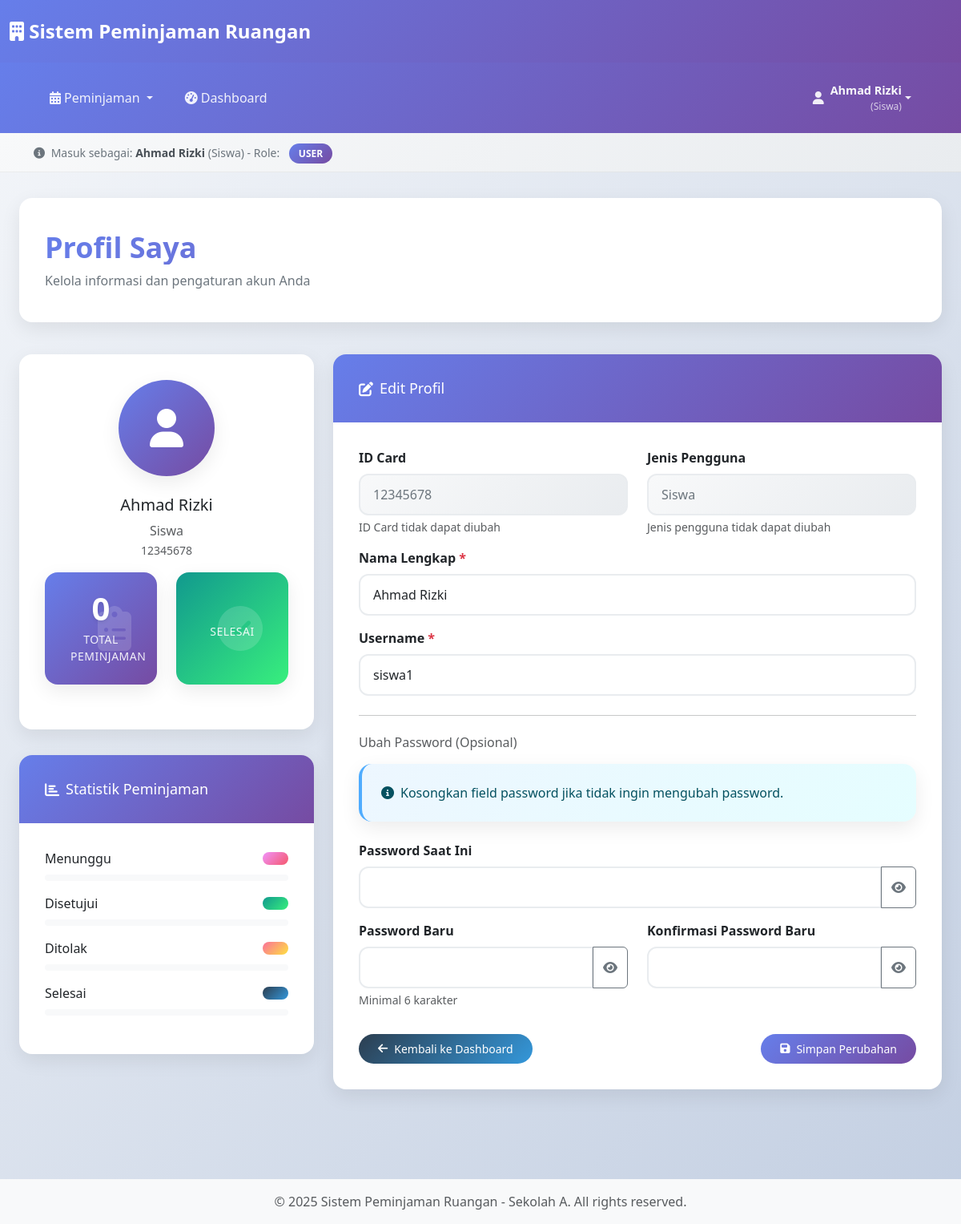
The app's page /user/profile.php (signed in) with its own data.
### tables this page shows
CREATE TABLE IF NOT EXISTS users (
    user_id INT PRIMARY KEY,
    id_card VARCHAR(50),
    username VARCHAR(50),
    password VARCHAR(100),
    role VARCHAR(20),
    jenis_pengguna VARCHAR(50),
    nama_lengkap VARCHAR(100),
    created_at DATETIME
);

### user/profile.php (the view, shortened to what this page needs)
<?php
require_once '../config/database.php';
$user_id = $_SESSION['user_id'];
$stmt = $pdo->prepare("SELECT * FROM users WHERE user_id = ?");
$stmt->execute([$user_id]);
$user = $stmt->fetch();
$stmt = $pdo->prepare("
    SELECT
        COUNT(*) as total,
        SUM(CASE WHEN status = 'menunggu' THEN 1 ELSE 0 END) as menunggu,
        SUM(CASE WHEN status = 'disetujui' THEN 1 ELSE 0 END) as disetujui,
        SUM(CASE WHEN status = 'ditolak' THEN 1 ELSE 0 END) as ditolak,
        SUM(CASE WHEN status = 'selesai' THEN 1 ELSE 0 END) as selesai
    FROM peminjaman_ruangan
    WHERE user_id = ?
");
$stmt->execute([$user_id]);
$stats = $stmt->fetch();
include '../includes/header.php';
include '../includes/navbar.php';
?>
<div class="main-content">
    <div class="dashboard-header fade-in-up">
        <h1 class="dashboard-title">Profil Saya</h1>
        <p class="dashboard-subtitle">Kelola informasi dan pengaturan akun Anda</p>
    </div>
    <div class="row">
        <div class="col-lg-4">
            <div class="content-card fade-in-up animate-delay-1">
                <div class="card-body text-center">
                    <div class="profile-avatar">
                        <i class="fas fa-user"></i>
                    </div>
                    <h5 class="mb-2"><?= htmlspecialchars($user['nama_lengkap']) ?></h5>
                    <p class="text-muted mb-3">
                        <?= htmlspecialchars($user['jenis_pengguna']) ?><br>
                        <small><?= htmlspecialchars($user['id_card']) ?></small>
                    </p>
                    <div class="row text-center">
                        <div class="col-6">
                            <div class="stats-card stats-card-primary">
                                <div class="stats-card-body">
                                    <h4 class="stats-number"><?= $stats['total'] ?></h4>
                                    <p class="stats-label">Total Peminjaman</p>
                                </div>
                                <i class="fas fa-clipboard-list stats-icon"></i>
                            </div>
                        </div>
                        <div class="col-6">
                            <div class="stats-card stats-card-success">
                                <div class="stats-card-body">
                                    <p class="stats-label">Selesai</p>
                                </div>
                                <i class="fas fa-check-circle stats-icon"></i>
                            </div>
                        </div>
                    </div>
                </div>
            </div>
            <div class="content-card fade-in-up animate-delay-2">
                <div class="card-header-modern">
                    <h6><i class="fas fa-chart-bar"></i> Statistik Peminjaman</h6>
                </div>
                <div class="card-body">
                    <div class="mb-3">
                        <div class="d-flex justify-content-between align-items-center mb-1">
                            <span>Menunggu</span>
                            <span class="badge-modern badge-warning"><?= $stats['menunggu'] ?></span>
                        </div>
                        <div class="progress-modern">
                        </div>
                    </div>
                    <div class="mb-3">
                        <div class="d-flex justify-content-between align-items-center mb-1">
                            <span>Disetujui</span>
                            <span class="badge-modern badge-success"><?= $stats['disetujui'] ?></span>
                        </div>
                        <div class="progress-modern">
                        </div>
                    </div>
                    <div class="mb-3">
                        <div class="d-flex justify-content-between align-items-center mb-1">
                            <span>Ditolak</span>
                            <span class="badge-modern badge-danger"><?= $stats['ditolak'] ?></span>
                        </div>
                        <div class="progress-modern">
                        </div>
                    </div>
                    <div class="mb-3">
                        <div class="d-flex justify-content-between align-items-center mb-1">
                            <span>Selesai</span>
                            <span class="badge-modern badge-secondary"><?= $stats['selesai'] ?></span>
                        </div>
                        <div class="progress-modern">
                        </div>
                    </div>
                </div>
            </div>
        </div>
        <div class="col-lg-8">
            <div class="content-card fade-in-up animate-delay-3">
                <div class="card-header-modern">
                    <h5><i class="fas fa-edit"></i> Edit Profil</h5>
                </div>
                <div class="card-body">
                    <form method="POST">
                        <div class="row">
                            <div class="col-md-6">
                                <div class="mb-3">
                                    <label for="id_card" class="form-label fw-semibold">ID Card</label>
                                    <input type="text" class="form-control form-control-modern" id="id_card" value="<?= htmlspecialchars($user['id_card']) ?>" readonly>
                                    <div class="form-text">ID Card tidak dapat diubah</div>
                                </div>
                            </div>
                            <div class="col-md-6">
                                <div class="mb-3">
                                    <label for="jenis_pengguna" class="form-label fw-semibold">Jenis Pengguna</label>
                                    <input type="text" class="form-control form-control-modern" id="jenis_pengguna" value="<?= htmlspecialchars($user['jenis_pengguna']) ?>" readonly>
                                    <div class="form-text">Jenis pengguna tidak dapat diubah</div>
                                </div>
                            </div>
                        </div>
                        <div class="mb-3">
                            <label for="nama_lengkap" class="form-label fw-semibold">Nama Lengkap <span class="text-danger">*</span></label>
                            <input type="text" class="form-control form-control-modern" id="nama_lengkap" name="nama_lengkap"
                                   value="<?= htmlspecialchars($user['nama_lengkap']) ?>" required>
                        </div>
                        <div class="mb-3">
                            <label for="username" class="form-label fw-semibold">Username <span class="text-danger">*</span></label>
                            <input type="text" class="form-control form-control-modern" id="username" name="username"
                                   value="<?= htmlspecialchars($user['username']) ?>" required>
                        </div>
                        <hr class="my-4">
                        <h6 class="text-muted mb-3">Ubah Password (Opsional)</h6>
                        <div class="alert-modern alert-info-modern mb-4">
                            <i class="fas fa-info-circle"></i>
                            <span>Kosongkan field password jika tidak ingin mengubah password.</span>
                        </div>
                        <div class="mb-3">
                            <label for="current_password" class="form-label fw-semibold">Password Saat Ini</label>
                            <div class="input-group">
                                <input type="password" class="form-control form-control-modern" id="current_password" name="current_password" style="border-top-right-radius: 0; border-bottom-right-radius: 0;">
                                <button class="btn btn-outline-secondary" type="button" onclick="togglePassword('current_password')" style="border-top-left-radius: 0; border-bottom-left-radius: 0;">
                                    <i class="fas fa-eye" id="current_password_icon"></i>
                                </button>
                            </div>
                        </div>
                        <div class="row">
                            <div class="col-md-6">
                                <div class="mb-3">
                                    <label for="new_password" class="form-label fw-semibold">Password Baru</label>
                                    <div class="input-group">
                                        <input type="password" class="form-control form-control-modern" id="new_password" name="new_password" style="border-top-right-radius: 0; border-bottom-right-radius: 0;">
                                        <button class="btn btn-outline-secondary" type="button" onclick="togglePassword('new_password')" style="border-top-left-radius: 0; border-bottom-left-radius: 0;">
                                            <i class="fas fa-eye" id="new_password_icon"></i>
                                        </button>
                                    </div>
                                    <div class="form-text">Minimal 6 karakter</div>
                                </div>
                            </div>
                            <div class="col-md-6">
                                <div class="mb-3">
                                    <label for="confirm_password" class="form-label fw-semibold">Konfirmasi Password Baru</label>
                                    <div class="input-group">
                                        <input type="password" class="form-control form-control-modern" id="confirm_password" name="confirm_password" style="border-top-right-radius: 0; border-bottom-right-radius: 0;">
                                        <button class="btn btn-outline-secondary" type="button" onclick="togglePassword('confirm_password')" style="border-top-left-radius: 0; border-bottom-left-radius: 0;">
                                            <i class="fas fa-eye" id="confirm_password_icon"></i>
                                        </button>
                                    </div>
                                </div>
                            </div>
                        </div>
                        <div class="d-flex justify-content-between pt-3">
                            <a href="index.php" class="btn btn-secondary-modern btn-modern">
                                <i class="fas fa-arrow-left"></i> Kembali ke Dashboard
                            </a>
                            <button type="submit" class="btn btn-primary-modern btn-modern">
                                <i class="fas fa-save"></i> Simpan Perubahan
                            </button>
                        </div>
                    </form>
                </div>
            </div>
        </div>
    </div>
</div>
<?php include '../includes/footer.php'; ?>

### includes/header.php (style rules this page uses)
:root { --primary-gradient: linear-gradient(135deg, #667eea 0%, #764ba2 100%); --success-gradient: linear-gradient(135deg, #11998e 0%, #38ef7d 100%); --warning-gradient: linear-gradient(135deg, #f093fb 0%, #f5576c 100%); --info-gradient: linear-gradient(135deg, #4facfe 0%, #00f2fe 100%); --danger-gradient: linear-gradient(135deg, #fa709a 0%, #fee140 100%); --dark-gradient: linear-gradient(135deg, #2c3e50 0%, #3498db 100%); --card-shadow: 0 10px 30px rgba(0,0,0,0.1); --card-hover-shadow: 0 20px 40px rgba(0,0,0,0.15); }
body { background: linear-gradient(135deg, #f5f7fa 0%, #c3cfe2 100%); min-height: 100vh; font-family: 'Segoe UI', Tahoma, Geneva, Verdana, sans-serif; }
.main-content { padding: 2rem; }
.dashboard-header { background: white; border-radius: 20px; padding: 2rem; margin-bottom: 2rem; box-shadow: var(--card-shadow); border: none; }
.dashboard-title { background: var(--primary-gradient); -webkit-background-clip: text; -webkit-text-fill-color: transparent; background-clip: text; font-weight: 700; font-size: 2.5rem; margin: 0; }
.content-card { border: none; border-radius: 20px; box-shadow: var(--card-shadow); overflow: hidden; background: white; transition: all 0.3s ease; margin-bottom: 2rem; }
.card-header-modern { background: linear-gradient(135deg, #667eea 0%, #764ba2 100%); color: white; border: none; padding: 1.5rem 2rem; font-weight: 600; }
.form-control-modern { border: 2px solid #e9ecef; border-radius: 10px; padding: 0.75rem 1rem; transition: all 0.3s ease; background: white; }
.badge-modern { padding: 0.5rem 1rem; border-radius: 50px; font-weight: 500; font-size: 0.75rem; display: inline-flex; align-items: center; gap: 0.25rem; }
.badge-success { background: var(--success-gradient); color: white; }
.badge-warning { background: var(--warning-gradient); color: white; }
.badge-danger { background: var(--danger-gradient); color: white; }
.btn-modern { border-radius: 50px; padding: 0.5rem 1rem; font-weight: 500; border: none; transition: all 0.3s ease; text-decoration: none; display: inline-flex; align-items: center; gap: 0.25rem; font-size: 0.875rem; }
.btn-primary-modern { background: var(--primary-gradient); color: white; }
.btn-secondary-modern { background: var(--dark-gradient); color: white; }
.alert-modern { border: none; border-radius: 15px; padding: 1rem 1.5rem; margin-bottom: 1.5rem; box-shadow: var(--card-shadow); color: white; }
.fade-in-up { animation: fadeInUp 0.6s ease-out; }
.animate-delay-1 { animation-delay: 0.1s; }
.animate-delay-2 { animation-delay: 0.2s; }
.animate-delay-3 { animation-delay: 0.3s; }

### includes/navbar.php (style rules this page uses)
:root { --primary-gradient: linear-gradient(135deg, #667eea 0%, #764ba2 100%); --success-gradient: linear-gradient(135deg, #11998e 0%, #38ef7d 100%); --warning-gradient: linear-gradient(135deg, #f093fb 0%, #f5576c 100%); --info-gradient: linear-gradient(135deg, #4facfe 0%, #00f2fe 100%); --danger-gradient: linear-gradient(135deg, #fa709a 0%, #fee140 100%); --dark-gradient: linear-gradient(135deg, #2c3e50 0%, #3498db 100%); --card-shadow: 0 10px 30px rgba(0,0,0,0.1); --card-hover-shadow: 0 20px 40px rgba(0,0,0,0.15); }
body { background: linear-gradient(135deg, #f5f7fa 0%, #c3cfe2 100%); min-height: 100vh; font-family: 'Segoe UI', Tahoma, Geneva, Verdana, sans-serif; }
.dashboard-header { position: relative; z-index: -1; }

### records on screen
users: nama_lengkap "Ahmad Rizki", jenis_pengguna "Siswa", id_card "12345678", username "siswa1"

### other values on screen
$userName "Ahmad Rizki"
$jenisUser "Siswa"
$userRole "USER"
$stats['total'] "0"
